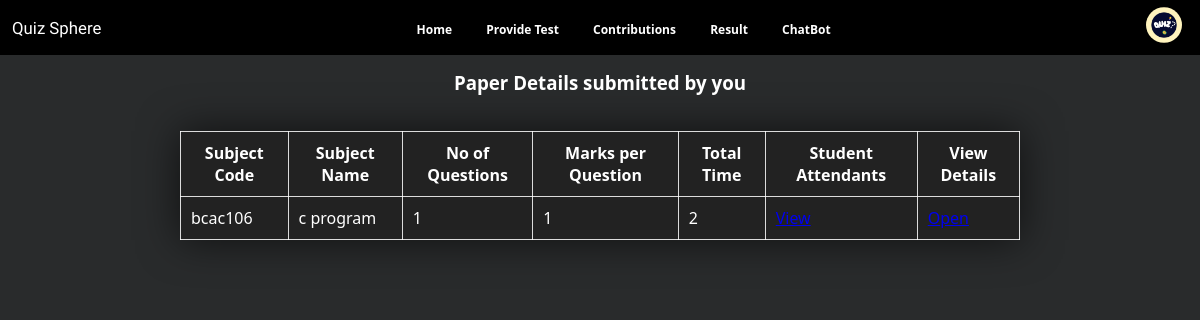
The app's page /Teacher_Allpage/submitbytech.php (signed in) with its own data.
### tables this page shows
CREATE TABLE `paperdetails` (
  `paper_id` int(11) NOT NULL,
  `subject_id` int(11) DEFAULT NULL,
  `num_of_questions` int(11) NOT NULL,
  `marks_per_question` int(11) NOT NULL,
  `time_limit` int(11) DEFAULT NULL,
  `submitted_by` varchar(255) NOT NULL DEFAULT 'admin'
);

CREATE TABLE `subjects` (
  `subject_id` int(11) NOT NULL,
  `subject_name` varchar(100) NOT NULL,
  `subject_code` varchar(10) NOT NULL,
  `course` varchar(100) NOT NULL,
  `semester` int(10) NOT NULL,
  `details` text DEFAULT NULL,
  `id_card` varchar(255) DEFAULT NULL,
  `submit_by` varchar(50) NOT NULL DEFAULT 'admin'
);

### Teacher_Allpage/submitbytech.php (the view, shortened to what this page needs)
<?php
include_once '../config.php';
$teacher_id = $_SESSION['user_id'];
$sql = "
    SELECT pd.paper_id, pd.subject_id, pd.num_of_questions, pd.marks_per_question, pd.time_limit,
           s.subject_code, s.subject_name, s.course, s.semester, s.details, s.id_card
    FROM paperdetails pd
    JOIN subjects s ON pd.subject_id = s.subject_id
    WHERE pd.submitted_by = ?
";
$stmt = $conn->prepare($sql);
$stmt->bind_param("i", $teacher_id);
$stmt->execute();
$result = $stmt->get_result();
?>
<!DOCTYPE html>
<html lang="en">
<head>
    <link rel="stylesheet" href="css/submitbytech.css">
    <link rel="stylesheet" href="../Navber/style.css">
</head>
<body>
    <?php
    include '../Navber/teachnav.php';
    ?>
    <h3 class="heading1">Paper Details submitted by you</h3>
    <?php
    if ($result->num_rows > 0) {
        while ($row = $result->fetch_assoc()) {
            echo '<div class="content">';
            echo '<table>';
            echo '<thead>
                <tr>
                    <th>Subject Code</th>
                    <th>Subject Name</th>
                    <th>No of Questions</th>
                    <th>Marks per Question</th>
                    <th>Total Time</th>
                    <th>Student Attendants</th>
                    <th>View Details</th>
                </tr>
              </thead>';
            echo '<tbody>';
            echo '<tr>';
            echo '<td>' . $row['subject_code'] . '</td>';
            echo '<td>' . $row['subject_name'] . '</td>';
            echo '<td>' . $row['num_of_questions'] . '</td>';
            echo '<td>' . $row['marks_per_question'] . '</td>';
            echo '<td>' . $row['time_limit'] . '</td>';
            echo '<td><a href="#">View</a></td>';
            echo '<td><a href="#">Open</a></td>';
            echo '</tr>';
            echo '</tbody>';
            echo '</table>';
            echo '</div>';
        }
    } else {
        echo '<p>No papers found for this teacher.</p>';
    }
    ?>
</body>
</html>

### Teacher_Allpage/css/submitbytech.css (style rules this page uses)
* { margin: 0; padding: 0; font: 1em; }
body { background-color: #333; color: #ffffff; }
.heading1 { text-align: center; margin-top: 15px; }
.content { margin-top: 3vw; }
table { margin: auto; padding: auto; border-collapse: collapse; background-color: #222; box-shadow: 0 0 40px rgba(0, 0, 0, 0.633); width: 70%; text-align: center; align-items: center; }
th { padding: 10px; text-align: center; }
td { padding: 10px; text-align: left; }
table, th, td { border: 1px solid rgba(255, 255, 255, 0.845); }

### Navber/style.css (style rules this page uses)
* { font-family: Arial, sans-serif; margin: 0; padding: 0; }
body { font-family: Arial, sans-serif; }

### Admin_Allpages/css/style.css (style rules this page uses)
* { margin: 0; padding: 0; font-family: system-ui, -apple-system, BlinkMacSystemFont, "Segoe UI", Roboto, Oxygen, Ubuntu, Cantarell, "Open Sans", "Helvetica Neue", sans-serif; }
body { background-color: #292b2c; color: #ffffff; }

### records on screen
paperdetails: subject.subject_code "bcac106", subject.subject_name "c program", num_of_questions "1", marks_per_question "1", time_limit "2"
